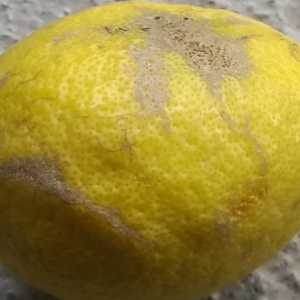
#> input picture dataset/bad_quality/bad_quality_115.jpg, 300 x 300 px; its folder holds only this picture in this run
$ jupyter execute --allow-errors 'CCM x Haralick_Feature_Extraction.ipynb'   (shell and % lines are left out)   (older library calls are emulated)
#> lines starting #> are read from the running program, lines starting #| are printed output that depends on the picture
# CCM

[cell 1]
import os
import cv2
import numpy as np
import pandas as pd
from skimage.feature.texture import graycomatrix, graycoprops
import mahotas as mt


def extract_ccm_features(image_path):
    # Load the image
#> called with image_path = 'dataset/bad_quality/bad_quality_115.jpg'
    image = cv2.imread(image_path, cv2.IMREAD_GRAYSCALE)
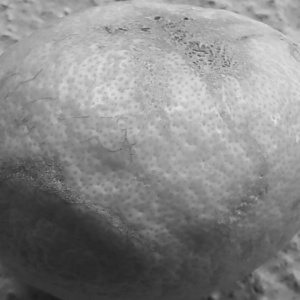
#> image: shape (300, 300); min 29, max 232, mean 134.4

    # Define GLCM properties
    distances = [1]  # Distance between pixels
    angles = [0, np.pi/4, np.pi/2, 3*np.pi/4]  # Angles for texture measurements

    # Calculate the GLCM
    ccm = graycomatrix(image, distances=distances, angles=angles, symmetric=True, normed=True)

    # Extract GLCM properties or features
    contrast = graycoprops(ccm, 'contrast').flatten()
#> contrast = [25.29, 47.65, 37.42, 57.98]
    dissimilarity = graycoprops(ccm, 'dissimilarity').flatten()
#> dissimilarity = [3.22, 4.47, 3.81, 4.89]
    homogeneity = graycoprops(ccm, 'homogeneity').flatten()
#> homogeneity = [0.33, 0.26, 0.299, 0.243]
    energy = graycoprops(ccm, 'energy').flatten()
#> energy = [0.0253, 0.0216, 0.0235, 0.0207]
    correlation = graycoprops(ccm, 'correlation').flatten()
#> correlation = [0.995, 0.991, 0.993, 0.989]
    asm = graycoprops(ccm, 'ASM').flatten()
#> asm = [0.000642, 0.000467, 0.000554, 0.000427]

    # Combine features into a single array
    features = np.concatenate((contrast, dissimilarity, homogeneity, energy, correlation, asm))
#> features = 24 values, max 57.98 at index 3, min 0.000427 at index 23, mean 7.91

    return features

def process_folder(root_folder):
    data = []
    labels = []

    # Iterate through folders (classes) in the root directory
    for class_folder in os.listdir(root_folder):
        class_path = os.path.join(root_folder, class_folder)

        # Iterate through images in the class folder
        for image_name in os.listdir(class_path):
            image_path = os.path.join(class_path, image_name)

            # Extract GLCM features for each image
            features = extract_ccm_features(image_path)

            # Append features and class label to the data list
            data.append(features)
            labels.append(class_folder)
#> pass 2 of the loop in process_folder, `for class_folder in os.listdir(root_folder):`:
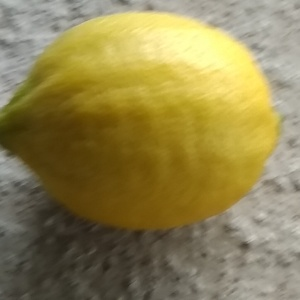
#> input picture dataset/good_quality/good_quality_1006.jpg, 300 x 300 px
#> in extract_ccm_features (call 2), `image = cv2.imread(image_path, cv2.IMREAD_GRAYSCALE)`:
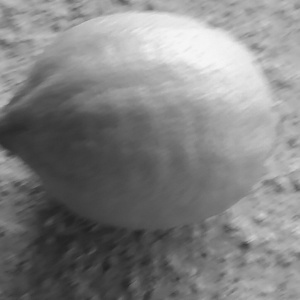
#> image: shape (300, 300); min 33, max 246, mean 129.2
#> in extract_ccm_features (call 2), `contrast = graycoprops(ccm, 'contrast').flatten()`: contrast = [7.35, 24.76, 15.89, 16.96]
#> in extract_ccm_features (call 2), `dissimilarity = graycoprops(ccm, 'dissimilarity').flatten()`: dissimilarity = [1.79, 3.22, 2.56, 2.76]
#> in extract_ccm_features (call 2), `homogeneity = graycoprops(ccm, 'homogeneity').flatten()`: homogeneity = [0.466, 0.335, 0.389, 0.355]
#> in extract_ccm_features (call 2), `energy = graycoprops(ccm, 'energy').flatten()`: energy = [0.0303, 0.0237, 0.0266, 0.0252]
#> in extract_ccm_features (call 2), `correlation = graycoprops(ccm, 'correlation').flatten()`: correlation = [0.999, 0.996, 0.997, 0.997]
#> in extract_ccm_features (call 2), `asm = graycoprops(ccm, 'ASM').flatten()`: asm = [0.000919, 0.000563, 0.000705, 0.000633]
#> in extract_ccm_features (call 2), `features = np.concatenate((contrast, dissimilarity, homogeneity, energ..`: features = 24 values, max 24.76 at index 1, min 0.000563 at index 21, mean 3.37

    # Convert data and labels to numpy arrays
    data = np.array(data)
    labels = np.array(labels)

    return data, labels

def save_to_csv(data, labels, csv_filename):
    # Combine data and labels into a DataFrame
#> called with data = array of shape (2, 24), labels = array of shape (2,), csv_filename = 'ccm_features.csv'
    df = pd.DataFrame(data)
#> df = table of 2 rows and 24 columns
    df['Label'] = labels

    # Save DataFrame to CSV
    df.to_csv(csv_filename, index=False)
    print(f"Data saved to {csv_filename}")

# Define root folder containing class folders
root_folder = 'dataset'

# Process folders and extract features
data, labels = process_folder(root_folder)

# Save features to CSV file
save_to_csv(data, labels, 'ccm_features.csv')

### = = = = = = = = = = = = = = = = = = = =

# Haralick

[cell 2]
import os
import cv2
import numpy as np
import pandas as pd
import mahotas as mt

def extract_haralick_features(image_path):

    image = cv2.imread(image_path, cv2.IMREAD_GRAYSCALE)

    harralick_feature = []

    features = mt.features.haralick(image).mean(axis=0)

    harralick_feature.append(features.tolist())

    return np.array(harralick_feature).flatten()

def process_folder(root_folder):
    data = []
    labels = []

    # Iterate through folders (classes) in the root directory
    for class_folder in os.listdir(root_folder):
        class_path = os.path.join(root_folder, class_folder)

        # Iterate through images in the class folder
        for image_name in os.listdir(class_path):
            image_path = os.path.join(class_path, image_name)

            # Extract GLCM features for each image
            features = extract_haralick_features(image_path)

            # Append features and class label to the data list
            data.append(features)
            labels.append(class_folder)

    # Convert data and labels to numpy arrays
    data = np.array(data)
    labels = np.array(labels)

    return data, labels

def save_to_csv(data, labels, csv_filename):
    # Combine data and labels into a DataFrame
    df = pd.DataFrame(data)
    df['Label'] = labels

    # Save DataFrame to CSV
    df.to_csv(csv_filename, index=False)
    print(f"Data saved to {csv_filename}")

# Define root folder containing class folders
root_folder = 'dataset'

# Process folders and extract features
#> (the rest of this cell did not finish here and is left out)

# CCM x Haralick

[cell 3]
import os
import cv2
import numpy as np
import pandas as pd
from skimage.feature.texture import graycomatrix, graycoprops
import mahotas as mt


def extract_ccm_features(image_path):
    # Load the image
#> called with image_path = 'dataset/bad_quality/bad_quality_115.jpg'
    image = cv2.imread(image_path, cv2.IMREAD_GRAYSCALE)

    # Define GLCM properties
    distances = [1]  # Distance between pixels
    angles = [0, np.pi/4, np.pi/2, 3*np.pi/4]  # Angles for texture measurements

    # Calculate the GLCM
    ccm = graycomatrix(image, distances=distances, angles=angles, symmetric=True, normed=True)

    # Extract GLCM properties or features
    contrast = graycoprops(ccm, 'contrast').flatten()
#> contrast = [25.29, 47.65, 37.42, 57.98]
    dissimilarity = graycoprops(ccm, 'dissimilarity').flatten()
#> dissimilarity = [3.22, 4.47, 3.81, 4.89]
    homogeneity = graycoprops(ccm, 'homogeneity').flatten()
#> homogeneity = [0.33, 0.26, 0.299, 0.243]
    energy = graycoprops(ccm, 'energy').flatten()
#> energy = [0.0253, 0.0216, 0.0235, 0.0207]
    correlation = graycoprops(ccm, 'correlation').flatten()
#> correlation = [0.995, 0.991, 0.993, 0.989]
    asm = graycoprops(ccm, 'ASM').flatten()
#> asm = [0.000642, 0.000467, 0.000554, 0.000427]

    harralick_feature = []
    h_features = mt.features.haralick(image).mean(axis=0)
    quality = image_path.split("\\")[1]
    harralick_feature.append(h_features.tolist())
    harralick_feature = np.array(harralick_feature).flatten()

    # Combine features into a single array
    features = np.concatenate((harralick_feature, contrast, dissimilarity, homogeneity, energy, correlation, asm))

    return features

def process_folder(root_folder):
    data = []
    labels = []

    # Iterate through folders (classes) in the root directory
    for class_folder in os.listdir(root_folder):
        class_path = os.path.join(root_folder, class_folder)

        # Iterate through images in the class folder
        for image_name in os.listdir(class_path):
            image_path = os.path.join(class_path, image_name)

            # Extract GLCM features for each image
            features = extract_ccm_features(image_path)

            # Append features and class label to the data list
            data.append(features)
            labels.append(class_folder)

    # Convert data and labels to numpy arrays
    data = np.array(data)
    labels = np.array(labels)

    return data, labels

def save_to_csv(data, labels, csv_filename):
    # Combine data and labels into a DataFrame
    df = pd.DataFrame(data)
    df['Label'] = labels

    # Save DataFrame to CSV
    df.to_csv(csv_filename, index=False)
    print(f"Data saved to {csv_filename}")

# Define root folder containing class folders
root_folder = 'dataset'

# Process folders and extract features
#> (the rest of this cell did not finish here and is left out)

# CCM Color

[cell 4]
import os
import cv2
import numpy as np
import pandas as pd
from skimage.feature.texture import graycomatrix, graycoprops
import mahotas as mt


def extract_ccm_features(image_path):
    # Load the image
#> called with image_path = 'dataset/bad_quality/bad_quality_115.jpg'
    image = cv2.imread(image_path, cv2.IMREAD_GRAYSCALE)

    # Define GLCM properties
    distances = [1]  # Distance between pixels
    angles = [0, np.pi/4, np.pi/2, 3*np.pi/4]  # Angles for texture measurements

    # Calculate the GLCM
    ccm = graycomatrix(image, distances=distances, angles=angles, symmetric=True, normed=True)

    # Extract GLCM properties or features
    contrast = graycoprops(ccm, 'contrast').flatten()
#> contrast = [25.29, 47.65, 37.42, 57.98]
    dissimilarity = graycoprops(ccm, 'dissimilarity').flatten()
#> dissimilarity = [3.22, 4.47, 3.81, 4.89]
    homogeneity = graycoprops(ccm, 'homogeneity').flatten()
#> homogeneity = [0.33, 0.26, 0.299, 0.243]
    energy = graycoprops(ccm, 'energy').flatten()
#> energy = [0.0253, 0.0216, 0.0235, 0.0207]
    correlation = graycoprops(ccm, 'correlation').flatten()
#> correlation = [0.995, 0.991, 0.993, 0.989]
    asm = graycoprops(ccm, 'ASM').flatten()
#> asm = [0.000642, 0.000467, 0.000554, 0.000427]

    # Combine features into a single array
    features = np.concatenate((contrast, dissimilarity, homogeneity, energy, correlation, asm))
#> features = 24 values, max 57.98 at index 3, min 0.000427 at index 23, mean 7.91

    return features

def process_folder(root_folder):
    data = []
    labels = []

    # Iterate through folders (classes) in the root directory
    for class_folder in os.listdir(root_folder):
        class_path = os.path.join(root_folder, class_folder)

        # Iterate through images in the class folder
        for image_name in os.listdir(class_path):
            image_path = os.path.join(class_path, image_name)

            # Extract GLCM features for each image
            features = extract_ccm_features(image_path)

            # Append features and class label to the data list
            data.append(features)
            labels.append(class_folder)
#> pass 2 of the loop in process_folder, `for class_folder in os.listdir(root_folder):`:
#> in extract_ccm_features (call 2), `contrast = graycoprops(ccm, 'contrast').flatten()`: contrast = [7.35, 24.76, 15.89, 16.96]
#> in extract_ccm_features (call 2), `dissimilarity = graycoprops(ccm, 'dissimilarity').flatten()`: dissimilarity = [1.79, 3.22, 2.56, 2.76]
#> in extract_ccm_features (call 2), `homogeneity = graycoprops(ccm, 'homogeneity').flatten()`: homogeneity = [0.466, 0.335, 0.389, 0.355]
#> in extract_ccm_features (call 2), `energy = graycoprops(ccm, 'energy').flatten()`: energy = [0.0303, 0.0237, 0.0266, 0.0252]
#> in extract_ccm_features (call 2), `correlation = graycoprops(ccm, 'correlation').flatten()`: correlation = [0.999, 0.996, 0.997, 0.997]
#> in extract_ccm_features (call 2), `asm = graycoprops(ccm, 'ASM').flatten()`: asm = [0.000919, 0.000563, 0.000705, 0.000633]
#> in extract_ccm_features (call 2), `features = np.concatenate((contrast, dissimilarity, homogeneity, energ..`: features = 24 values, max 24.76 at index 1, min 0.000563 at index 21, mean 3.37

    # Convert data and labels to numpy arrays
    data = np.array(data)
    labels = np.array(labels)

    return data, labels

def save_to_csv(data, labels, csv_filename):
    # Combine data and labels into a DataFrame
#> called with data = array of shape (2, 24), labels = array of shape (2,), csv_filename = 'ccm_features.csv'
    df = pd.DataFrame(data)
#> df = table of 2 rows and 24 columns
    df['Label'] = labels

    # Save DataFrame to CSV
    df.to_csv(csv_filename, index=False)
    print(f"Data saved to {csv_filename}")

# Define root folder containing class folders
root_folder = 'dataset'

# Process folders and extract features
data, labels = process_folder(root_folder)

# Save features to CSV file
save_to_csv(data, labels, 'ccm_features.csv')
